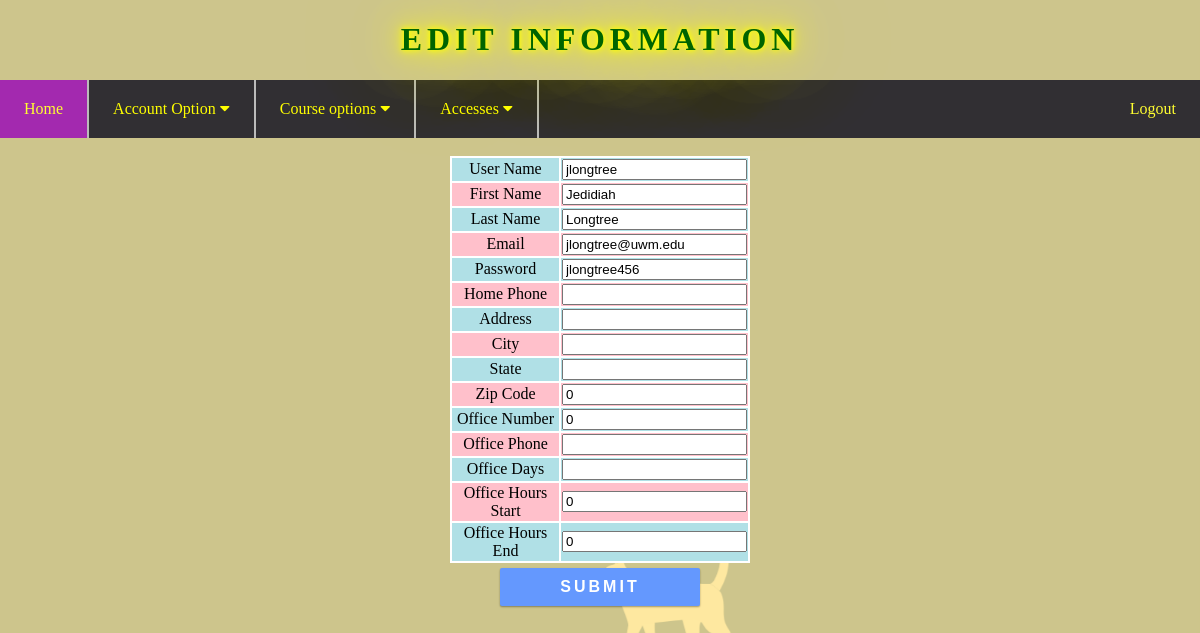
Page /editpubinfo/ (signed in) on the committed database.
### Main/models.py (models this page shows, shortened)
class Account(models.Model):
    userName = models.CharField(max_length=20, default=" ")
    firstName = models.CharField(max_length=20, default=" ")
    lastName = models.CharField(max_length=20, default=" ")
    password = models.CharField(max_length=20, default="password")
    email = models.EmailField(default="")
    homePhone = models.CharField(max_length=12, default="")
    title = models.IntegerField(default=0)
    address = models.CharField(max_length=30, default=" ")
    city = models.CharField(max_length=20, default=" ")
    state = models.CharField(max_length=20, default=" ")
    zipCode = models.IntegerField(default=00000)
    officeNumber = models.IntegerField(default=000)
    officePhone = models.CharField(max_length=12, default="")
    officeDays = models.CharField(max_length=10, default=" ")
    officeHoursStart = models.IntegerField(default=0000)
    officeHoursEnd = models.IntegerField(default=0000)
    currentUser = models.BooleanField(default=False)

### Main/views.py (the view, shortened to what this page needs)
# urls.py: path('editpubinfo/', views.editPubInfoView.as_view()),
class editPubInfoView(View):
    def get(self, request):
        CU = CurrentUser()
        title = CU.getCurrentUser(request)
        base = CU.getTemplate(request)
        if not title:
            return render(request, 'errorPage.html', {"message": "You must log in to view this page"})
        editor = CU.getCurrentUser(request)
        return render(request, 'editPubInfo.html', {'i': editor, "editor": editor, "base": base})

### CurrentUserHelper.py (called while the page is built, shortened)
    def getCurrentUser(self, request):
        account = request.session.get("currentUser", 0)
        try:
            CurrentUser = Account.objects.get(userName=account)
            return CurrentUser
        except Account.DoesNotExist:
            return 0

    def getCurrentUserTitle(self, request):
        currentUser = self.getCurrentUser(request)
        if currentUser is 0:
            return 0
        else:
            return currentUser.title

    def getTemplate(self, request):
        title = self.getCurrentUserTitle(request)
        if title == 1:
            return 'Accounts/Tabase.html'

### templates/editPubInfo.html (shortened to what this page needs)
{% extends base %}
{% load static %}
{% block header %}
<h1 id="heading">Edit Information</h1>
{% endblock %}
{% block content %}<br>
     <link rel="stylesheet" type = "text/css" href="{% static 'background.css' %}">
     <link rel="stylesheet" href="https://use.fontawesome.com/releases/v5.8.1/css/all.css"
>
<form method="post" action="/editpubinfo/">
<table>
       <TR class="cell1">
           <TD>User Name</TD>
           <TD><input type="text" name="username" value="{{ i.userName }}" readonly/></TD>
       </TR>
       <TR class="cell2">
           <TD>First Name</TD>
           <TD><input type="text" name="firstname" value="{{i.firstName }}"/></TD>
       </TR>
       <TR class="cell1">
           <TD>Last Name</TD>
           <TD><input type="text" name="lastname" value="{{ i.lastName }}"/></TD>
       </TR>
       <TR class="cell2">
           <TD>Email</TD>
           <TD><input type="email" name="email"  value="{{ i.email }}"/></TD>
       </TR>
       <TR class="cell1">
           <TD>Password</TD>
           <TD> <input type ="text" name="password" value="{{ i.password }}"/></TD>
       </TR>
     <TR class="cell2">
           <TD>Home Phone</TD>
           <TD> <input type ="text" name="homephone" value="{{ i.homePhone }}"/></TD>
       </TR>
     <TR class="cell1">
           <TD>Address</TD>
           <TD> <input type ="text" name="address" value="{{ i.address }}"/></TD>
       </TR>
     <TR class="cell2">
           <TD>City</TD>
           <TD> <input type ="text" name="city" value="{{ i.city }}"/></TD>
       </TR>
     <TR class="cell1">
           <TD>State</TD>
           <TD> <input type ="text" name="state" value="{{ i.state }}"/></TD>
       </TR>
     <TR class="cell2">
           <TD>Zip Code</TD>
           <TD> <input type ="text" name="zipcode" value="{{ i.zipCode }}"/></TD>
       </TR>
     <TR class="cell1">
           <TD>Office Number</TD>
           <TD> <input type ="text" name="officenumber" value="{{ i.officeNumber }}"/></TD>
       </TR>
     <TR class="cell2">
           <TD>Office Phone</TD>
           <TD> <input type ="text" name="officephone" value="{{ i.officePhone }}"/></TD>
       </TR>
     <TR class="cell1">
           <TD>Office Days</TD>
           <TD> <input type ="text" name="officedays" value="{{ i.officeDays }}"/></TD>
       </TR>
     <TR class="cell2">
           <TD>Office Hours Start</TD>
           <TD> <input type ="text" name="officestart" value="{{ i.officeHoursStart }}"/></TD>
       </TR>
     <TR class="cell1">
           <TD>Office Hours End</TD>
           <TD> <input type ="text" name="officeend" value="{{ i.officeHoursEnd }}"/></TD>
       </TR>
   </table>
    <input class="btn" type="submit"/><br>
</form>
{% endblock %}
     {% load staticfiles %}

### templates/StaticFiles/accountsHome.css (style rules this page uses)
body, html { margin: 0; background-image: url("background.png"); height: 100%; background-position: center; background-attachment: fixed; background-repeat: no-repeat; background-size: cover; }
#heading { text-align: center; text-transform: uppercase; font-size: 2em; color: darkgreen; letter-spacing: 0.15em; text-shadow: 0 0 5px yellow, 0 0 10px yellow, 0 0 20px yellow, 0 0 40px yellow, 0 0 80px yellow, 0 0 90px yellow, 0 0 100px yellow, 0 0 150px yellow; }

### templates/StaticFiles/background.css (style rules this page uses)
body, html { margin: 0; background-image: url("background.png"); height: 100%; background-position: center; background-repeat: no-repeat; background-attachment: fixed; background-size: cover; text-align: center; }
table { background-color: white; margin-left: auto; margin-right: auto; height: 100px; width: 300px; }
.cell1 { background-color: powderblue; }
.cell2 { background: pink; }
#heading { text-align: center; text-transform: uppercase; font-size: 2em; color: darkgreen; letter-spacing: 0.15em; text-shadow: 0 0 5px yellow, 0 0 10px yellow, 0 0 20px yellow, 0 0 40px yellow, 0 0 80px yellow, 0 0 90px yellow, 0 0 100px yellow, 0 0 150px yellow; }
input.btn[type="submit"] { background: #6498fe; border:none; border-radius: 2px; color: #fff; cursor: pointer; font-size: 16px; font-weight: bold; letter-spacing: 3px; margin: 5px 0; outline: medium none; overflow: hidden; padding: 10px; text-transform: uppercase; transition: all 0.15s ease-in-out 0s; width: 200px; box-shadow: 0 1px 2px 0px rgba(0,0,0,0.16), 0 1px 2px 0px rgba(0,0,0,0.23); }

### rows in the picture
Account: username "jlongtree", firstname "Jedidiah", lastname "Longtree", email "jlongtree@uwm.edu", password "jlongtree456", zipcode "0", officenumber "0", officestart "0", officeend "0"
